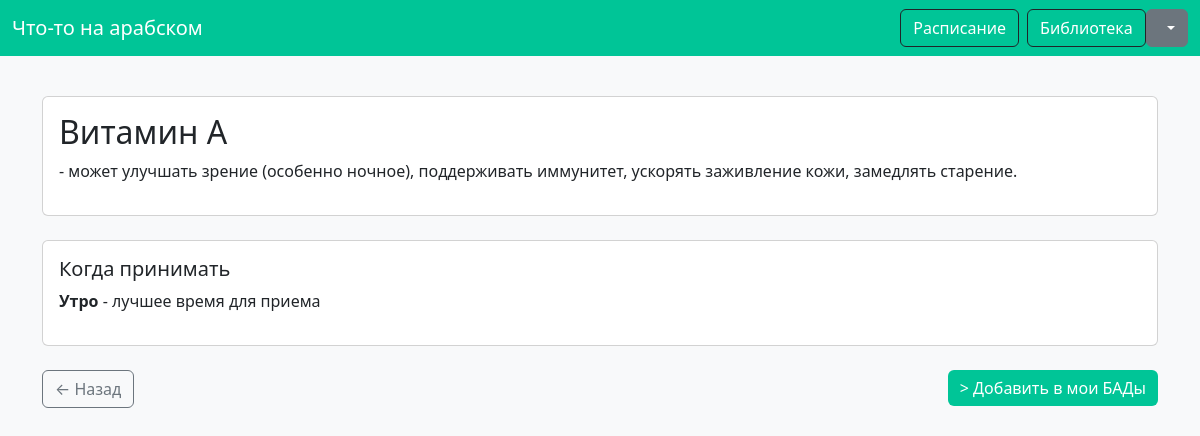
/api/1/library/1, run on an earlier commit of the app's database.
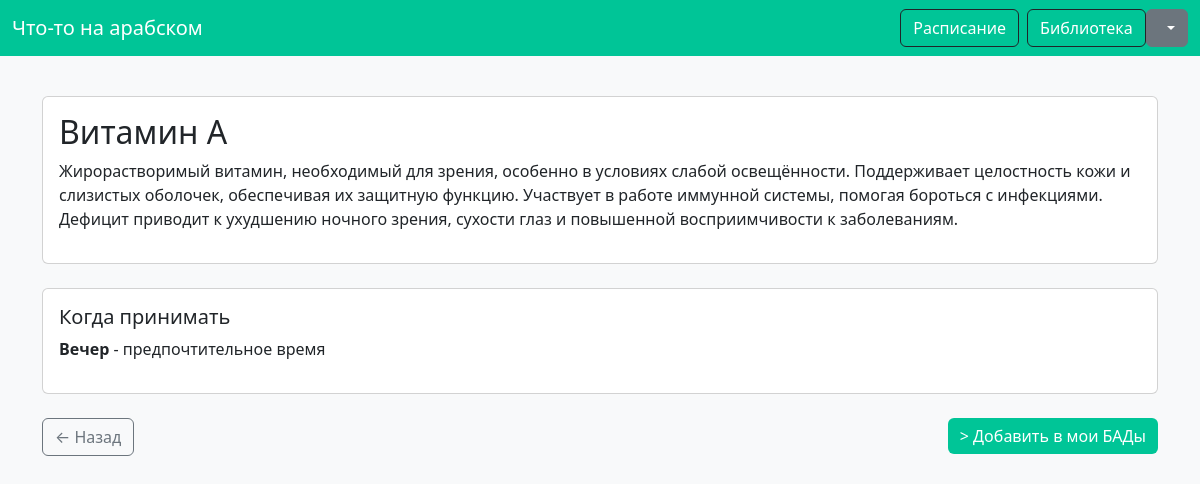
And on a later commit of the database.
### models.py (models this page shows)
class Supplements(db.Model):
    id = db.Column(db.Integer, primary_key=True)
    name = db.Column(db.String(100), nullable=False)
    description = db.Column(db.String(1000), nullable=False, default=False)
    time = db.Column(db.String(80), nullable=False)

### app.py (the view)
@app.route('/api/<int:user_id>/library/<int:sup_id>', methods=['GET'])
def get_supplement(user_id, sup_id):
    supplement = Supplements.query.get_or_404(sup_id)
    return render_template('text.html',
                         supplement=supplement,
                         user_id=user_id)

### templates/text.html
{% extends 'base.html' %}
{% block content %}
<body class="bg-light">
    <div class="container py-4">
        {% if supplement %}
            <div class="card mb-4">
                <div class="card-body">
                    <h2 class="card-title">{{ supplement.name }}</h2>
                    <div class="card-text">
                            <p>{{ supplement.description }}</p>
                    </div>
                </div>
            </div>
         <div class="card mb-4">
            <div class="card-body">
                <h5 class="card-title">Когда принимать</h5>
                <p>
                    {% if supplement.time == 'MORNING' %}
                        <strong>Утро</strong> - лучшее время для приема
                    {% elif supplement.time == 'NOON' %}
                        <strong>День</strong> - оптимальное время
                    {% elif supplement.time == 'AFTERNOON' %}
                        <strong>После полудня</strong> - рекомендуемое время
                    {% else %}
                        <strong>Вечер</strong> - предпочтительное время
                    {% endif %}
                </p>
            </div>
        </div>
            <div class="d-flex justify-content-between">
                <a href="/api/{{ user_id }}/library" class="btn btn-outline-secondary">
                    ← Назад
                </a>
                <form method="post" action="/api/{{ user_id }}/library/{{ supplement.id }}">
                    <button class="btn" style="background-color: #00C597; color: white; border: none;">>
                        Добавить в мои БАДы
                    </button>
                </form>
            </div>
        {% else %}
            <div class="alert alert-danger">
                БАД не найден
            </div>
        {% endif %}
    </div>
</body>
{% endblock %}

What changed in the data, as far as the page shows it:
changed Supplements "Витамин A": description "- может улучшать зрение (особенно ночное), поддерживать иммунитет, ускорять заживление кожи, замедлять старение." → "Жирорастворимый витамин, необходимый для зрения, особенно в условиях слабой освещённости. Поддерживает целостность кожи и слизистых оболочек, обеспечивая их защитную функцию. Участвует в работе иммунной системы, помогая бороться с инфекциями. Дефицит приводит к ухудшению ночного зрения, сухости глаз и повышенной восприимчивости к заболеваниям."; time "MORNING" → "EVENING" (drawn)
Also different on the page:
text no longer shown: "Утро - лучшее время для приема"
text now shown: "Вечер - предпочтительное время"
